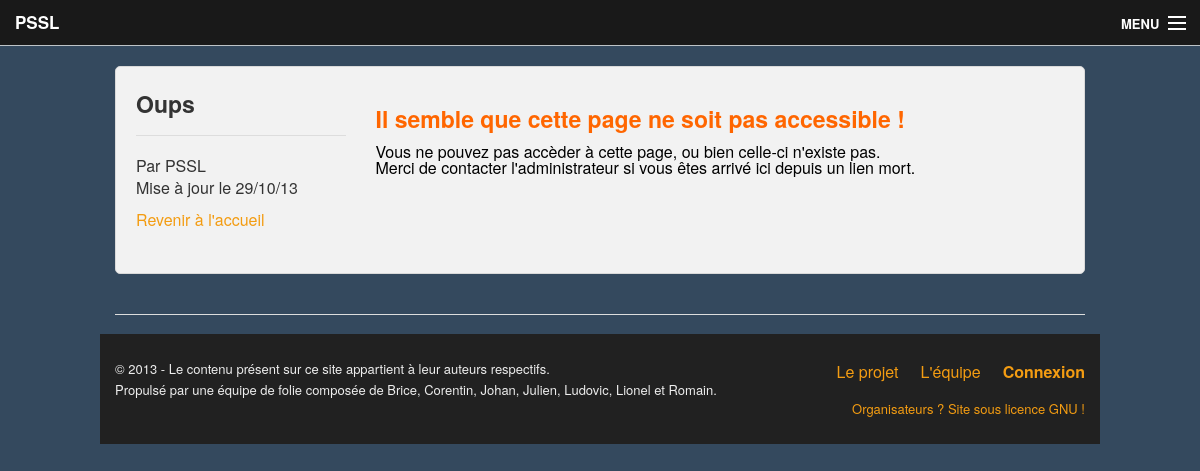
/pages.php?lang=fr, run on the app's committed database.
### tables this page shows
CREATE TABLE IF NOT EXISTS `mod_pages` (
  `id` int(11) NOT NULL AUTO_INCREMENT,
  `title` varchar(50) NOT NULL,
  `text` text NOT NULL,
  `visible` tinyint(1) NOT NULL DEFAULT '0' COMMENT '1: visible, 0: hidden',
  `lastAuthor` varchar(50) NOT NULL,
  `activity` int(6) NOT NULL,
  PRIMARY KEY (`id`)
);

### lang/fr.php (called while the page is built, shortened)
<?php
	$navigation[] = Array();
	$general[] = Array();
	$navigation["link1"] = "C'est quoi ?";
	$navigation["link2"] = "Commencer !";
	$navigation["link3"] = "Suivre / Fork";
	$navigation["connectedLink1"] = "Vous êtes connecté. Et maintenant ?";
	$navigation["connectedLink2"] = "Suivre / Fork";
	$navigation["returnToHome"] = "Revenir à l'accueil";
	$general["deconnection"] = "Vous avez été correctement déconnecté du site.";
	$general["users"] = "utilisateurs";
	$general["pages"] = "pages";
	$general["games"] = "jeux";
	$general["tournaments"] = "tournois";
	$general["fastNavigation"] = "Navigation";
	$general["lastUpdateThe"] = "Mise à jour le";
	$general["by"] = "Par";
	$general["oupsTitle"] = "Vous ne devriez pas être là ...";
	$general["oupsText"] = " Vous n'avez pas les droits nécessaires pour accèder à cette page.<br />Merci de <a href='index.php'>retourner à la page d'accueil</a>. ";
	$general["emailValid"] = "Votre mail doit être valide ! (INACTIF POUR L'INSTANT)";
?>

### Controllers/pages.php (called while the page is built, shortened)
<?php
	include_once(PATH_MODELS."myPDO.class.php");
	include_once(PATH_MODELS."page.class.php");
	if( isset($_GET['id']) && is_numeric($_GET['id']) && $_GET['id'] > 0 )
		$id = (int)$_GET['id'];
	else
		$id = 0;
	$Page = new Page($id);
	include_once( PATH_VIEWS."pages.php" );

### pages.php (called while the page is built, shortened)
<?php
	include_once("./config.php");
	$Engine = new Engine( $namePage );
	$Template = new Template();
	$Template->setTitle("Pages");
	$Template->setDescription("Site propulsé par le SpaceEngine ! SpaceEngine Copyright (C) 2013 Julien Bernard - SpaceEngine is a free website engine under GPL license!");
	$Template->addCss("normalize.css");
	$Template->addCss("foundation.min.css");
	$Template->addSCript("redirection.js");
	$Engine->startEngine( $Engine, $Template );
?>

### Models/myPDO.class.php (called while the page is built, shortened)
<?php
class MyPDO
{
    private static $_instance, $_nbQuery = 0, $_allQuery = '';
    private $_PDOInstance = null;
    private function __construct()
    {
        $this->_PDOInstance = new PDO(SQL_DSN, SQL_USER, SQL_PASS);
        if (defined('SQL_ENCODE')) {
            $this->_PDOInstance->exec('SET NAMES '.SQL_ENCODE);
        }
    }
    public static function get()
    {
        if(is_null(self::$_instance)) {
            self::$_instance = new MyPDO();
        }
        return self::$_instance;
    }
    public function prepare($query)
    {
        $prepare = $this->_PDOInstance->prepare($query);
        $prepare->setFetchMode(PDO::FETCH_ASSOC);
        return $prepare;
    }
}

### Models/page.class.php (called while the page is built, shortened)
<?php
class Page
{
	private $_title;
	private $_text;
	private $_lastAuthor;
	private $_activity;
	public function __construct( $id )
	{
		$sqlData = $this->getPageData( $id );
		$this->_title = $sqlData['title'];
		$this->_text = $sqlData['text'];
		$this->_lastAuthor = $sqlData['lastAuthor'];
		$this->_activity = $sqlData['activity'];
	}
	public function getTitle()
	{
		return $this->_title;
	}
	public function getText()
	{
		return $this->_text;
	}
	public function getAuthor()
	{
		return $this->_lastAuthor;
	}
	public function getActivity()
	{
		return $this->_activity;
	}
	private function getPageData( $pageId ) {
		$sql = MyPDO::get();
		$rq = $sql->prepare('SELECT * FROM mod_pages WHERE id=:idPage');
        $data = array(':idPage' => $pageId );
		$rq->execute($data);
		$row = $rq->fetch();
		return $row;
	}
}

### Models/language.class.php (called while the page is built, shortened)
<?php
class Language
{
	private $_navigation;
	private $_general;
	private function setNavigationText() {
		$this->_navigation = $navigation;
	}
	public function getNavigationText( $str ) {
		if( array_key_exists( $str, $this->_navigation ) )
			return $this->_navigation[$str];
		else
			return "<span style='font-size: 12px;'>[Translation not found]</span>";
	}
	private function setGeneralText() {
		$this->_general = $general;
	}
	public function getGeneralText( $str ) {
		if( array_key_exists( $str, $this->_general ) )
			return $this->_general[$str];
		else
			return "<span style='font-size: 12px;'>[Translation not found]</span>";
	}
}
?>

### Views/pages.php (the view, shortened to what this page needs)
<main id="main">
	<div class="row">
		<div class="large-12 columns">
			<div class="panel radius">
				<div class="row">
					<div class="large-3 small-12 columns">
						<h4><?php echo $Page->getTitle(); ?></h4>
						<hr />
						<p class="subheader">
							<?php echo $Lang->getGeneralText('by'); ?> <?php echo ucfirst($Page->getAuthor()); ?><br />
							<?php echo $Lang->getGeneralText('lastUpdateThe'); ?> <?php echo date('d/m/y', $Page->getActivity()); ?><br />
						</p>
						<p><a href="index.php"><?php echo $Lang->getNavigationText('returnToHome'); ?></a></p>
					</div>
					<div class="large-9 small-12 columns">
						<p>
							<?php echo html_entity_decode($Page->getText()); ?>
						</p>
					</div>
				</div>
			</div>
		</div>
	</div>
</main>

### css/style.css (style rules this page uses)
body { width: 100%; height: 100%; background-repeat: no-repeat; background-color: #34495e; background-attachment: fixed; background-size: cover; }

### data on the page
mod_pages: title "Oups", lastAuthor "PSSL", activity "29/10/13", text "Il semble que cette page ne soit pas accessible ! Vous ne pouvez pas accèder à cette page, ou bien celle-ci n'existe pas. Merci de contacter l'administrateur si vous êtes arrivé ici depuis un lien mort."

### other printed values
$Lang->getGeneralText('by') "Par"
$Lang->getGeneralText('lastUpdateThe') "Mise à jour le"
$Lang->getNavigationText('returnToHome') "Revenir à l'accueil"
$Lang->getHeaderText('project') "Le projet"
$Lang->getHeaderText('team') "L'équipe"
$Lang->getHeaderText('participate') "Connexion"
